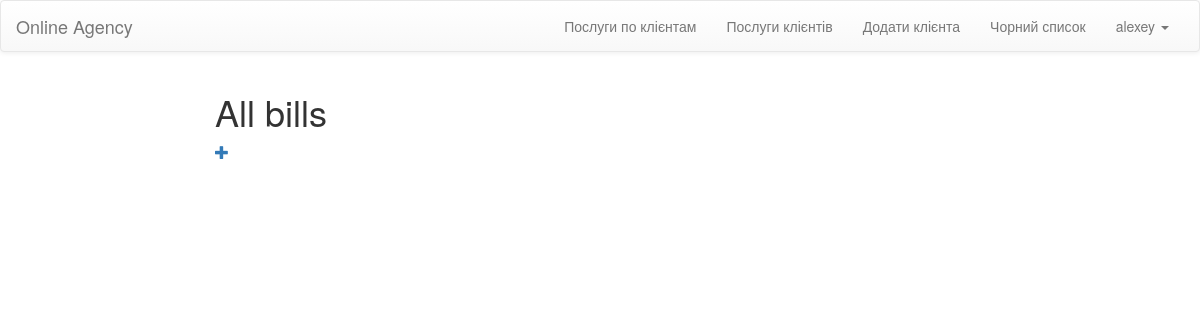
Page /bills/ (signed in) on the earlier database version.
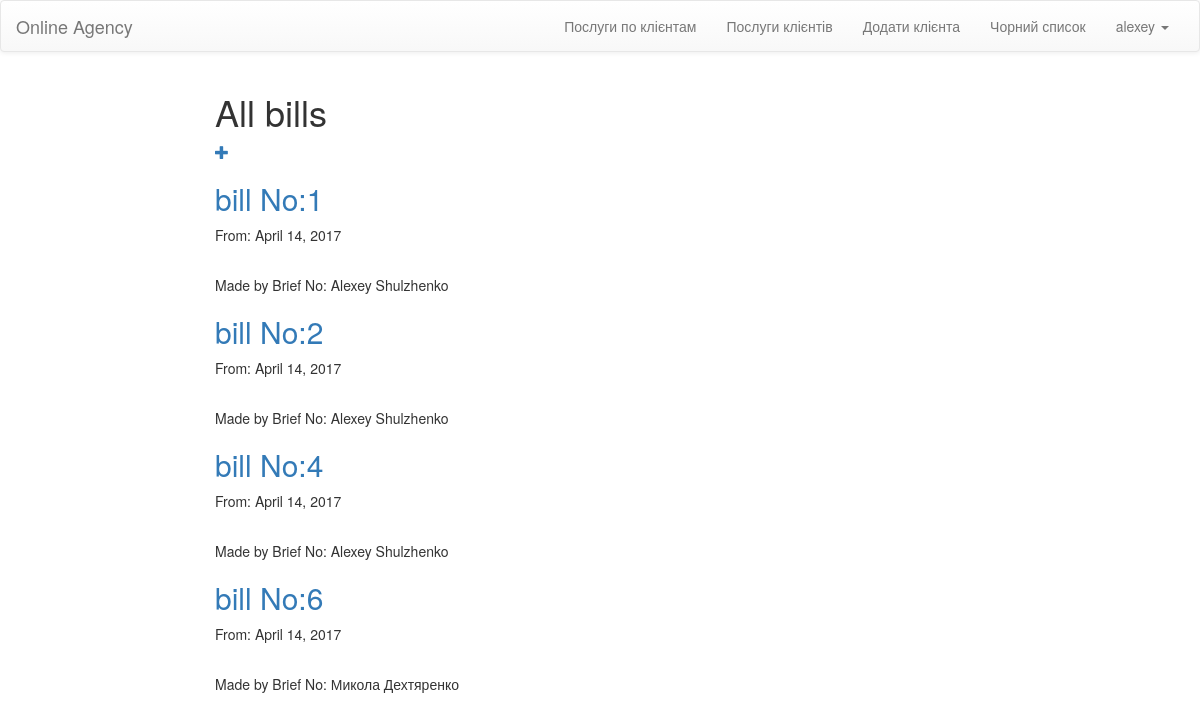
Same page on the later database version.
### OnlineAgecy/models.py (models this page shows, shortened)
class Bill(models.Model):
    id = models.AutoField(primary_key=True)
    Act_id = models.ForeignKey(Act)
    Date = models.DateField(max_length=100)
    Manager_id = models.ForeignKey(Manager)

class Manager(models.Model):
    id = models.AutoField(primary_key=True)
    Name = models.CharField(max_length=40)
    Birthday_date = models.DateField(max_length=100)
    Position = models.CharField(max_length=40, default='Intern')
    def __str__(self):
        return self.Name

### OnlineAgecy/views.py (the view)
# urls.py: url(r'^clients/bills/(?P<id>\d+)/$', views.all_clients_bills, name='all_clients_bills'),
@login_required(login_url="login/")
def bills(request):
    bills = Bill.objects.raw('SELECT * FROM OnlineAgecy_bill')
    return render(request, "bills/bills_list.html", {'bills': bills})

### templates/bills/bills_list.html (shortened to what this page needs)
{% extends 'layouts/base.html' %}
{% block content %}
    <div class="col-lg-8 col-lg-offset-2 col-md-8 col-md-offset-2">
        <h1> All bills </h1><span><a href="{% url 'bills_new' %}" class="top-menu"><span class="glyphicon glyphicon-plus"></span></a> </span>
        {% for bill in bills %}
            <h2><a href="{%  url 'bills_detail' bill.id %}"> bill No:{{bill.id}}</a> </h2>
            <p>From: {{bill.Date}}</p><br>
            <p>Made by Brief No: {{bill.Manager_id}}</p>
        {% endfor %}
   </div>
{% endblock %}

### templates/layouts/base.html (shortened to what this page needs)
	{% load staticfiles %}
	<!DOCTYPE html>
	<html>
	<head>
        <link rel="stylesheet" href="{% static 'css/main.css' %}">
	    <link rel="stylesheet" href="//maxcdn.bootstrapcdn.com/bootstrap/3.2.0/css/bootstrap.min.css">
        <link rel="stylesheet" href="//maxcdn.bootstrapcdn.com/bootstrap/3.2.0/css/bootstrap-theme.min.css">
        <link rel="stylesheet" href="https://cdnjs.cloudflare.com/ajax/libs/bootstrap-datetimepicker/4.17.37/css/bootstrap-datetimepicker.min.css" />
    </head>
	<body>
	<nav class="navbar navbar-default">
	  <div class="container-fluid">
	    <div class="navbar-header">
	      <a class="navbar-brand" href="/">Online Agency</a>
	    </div>
	    <div class="collapse navbar-collapse" id="bs-example-navbar-collapse-1">
	      <ul class="nav navbar-nav navbar-right">
              {% for group in user.groups.all %}
                {% if group.name == 'manager' %}
                  <li><a href="{% url 'contracts_services'  %} ">Послуги по клієнтам</a></li>
                  <li><a href="{% url 'clients_services_count'  %} ">Послуги клієнтів</a></li>
                  <li><a href="{% url 'client_new'  %} ">Додати клієнта</a></li>
                  <li><a href="{% url 'fresh_clients' %} ">Чорний список</a></li>
                {% endif %}
              {% endfor %}
	        <li class="dropdown">
	          <a href="#" class="dropdown-toggle" data-toggle="dropdown" role="button" aria-expanded="false">{{ request.user.username }} <span class="caret"></span></a>
	        </li>
	      </ul>
	    </div>
	  </div>
	</nav>
    {% block content %}
    {% endblock %}
	</body>
	</html>

Differences in the rows shown:
added Bill: id "1", Date "April 14, 2017", Manager_id "Alexey Shulzhenko"
added Bill: id "2", Date "April 14, 2017", Manager_id "Alexey Shulzhenko"
added Bill: id "4", Date "April 14, 2017", Manager_id "Alexey Shulzhenko"
added Bill: id "6", Date "April 14, 2017", Manager_id "Микола Дехтяренко"
